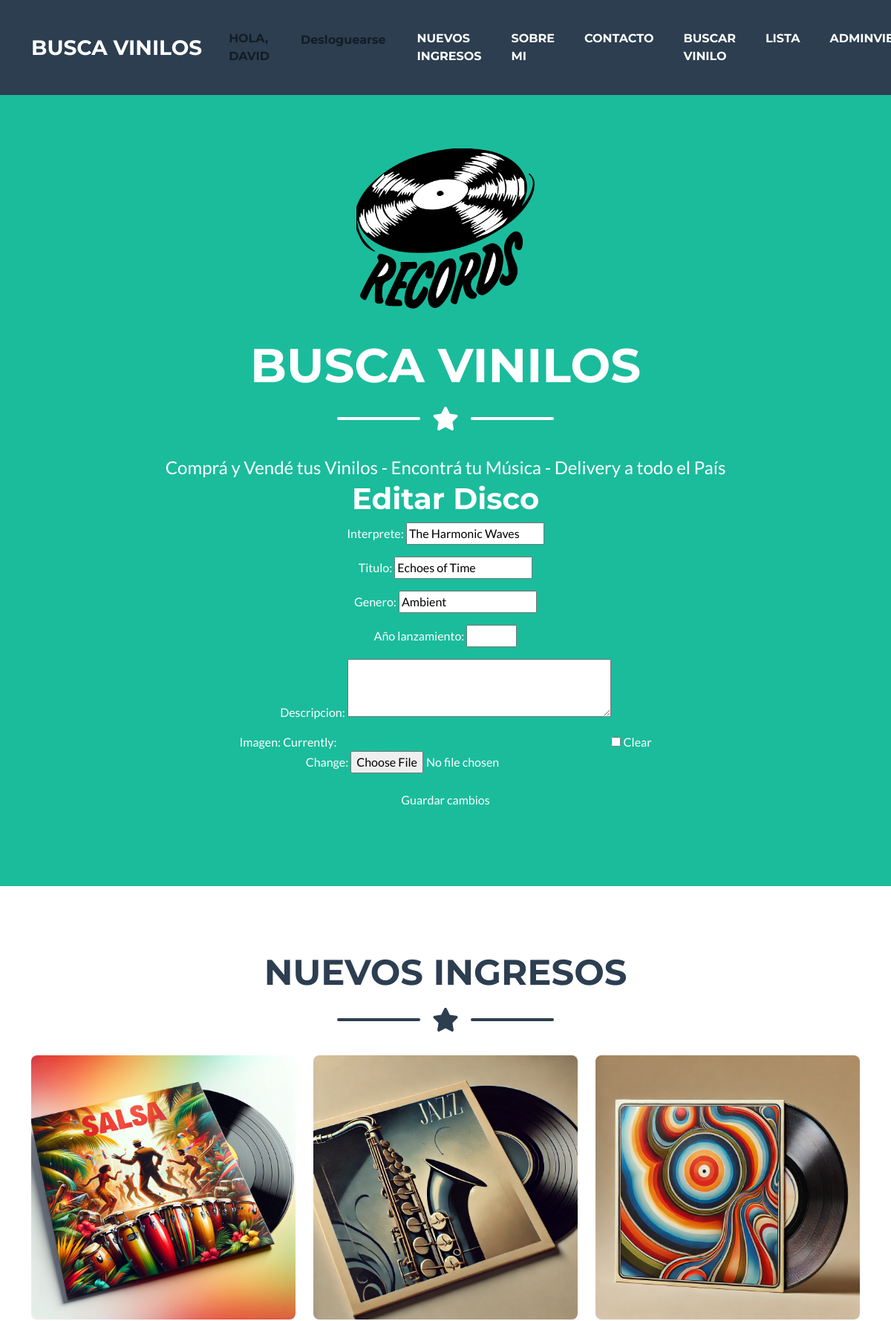
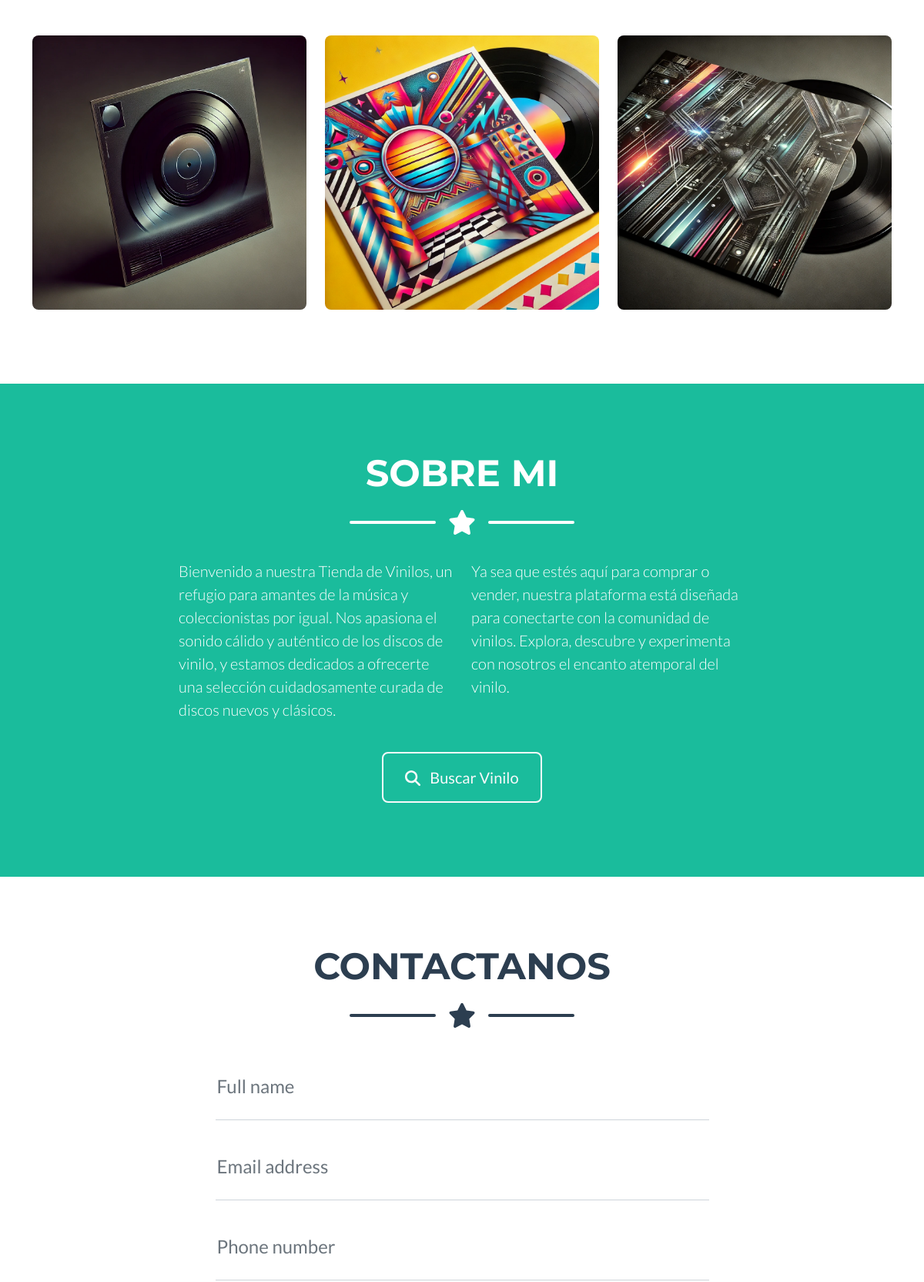
Page /editar_disco/1/ (signed in, upper part) on the committed database (2 pictures, top to bottom).
### ProyectoFinal/models.py (models this page shows)
class Disco(models.Model):
    interprete = models.CharField(max_length=100)
    titulo = models.CharField(max_length=100)
    genero = models.CharField(max_length=50)
    año_lanzamiento = models.IntegerField(blank=True, null=True)
    descripcion = models.TextField(blank=True, null=True)
    imagen = models.ImageField(upload_to='discos/', null=True, blank=True)

### ProyectoFinal/views.py (the view, shortened to what this page needs)
# urls.py: path('editar_disco/<int:pk>/', EditarDiscoView.as_view(), name='editar_disco'),
class EditarDiscoView(UserPassesTestMixin, UpdateView):
    model = Disco
    form_class = DiscoForm
    template_name = 'editar_disco.html'
    success_url = reverse_lazy('lista')
    def test_func(self):
        return self.request.user.is_superuser

### ProyectoFinal/forms.py
class DiscoForm(forms.ModelForm):
    class Meta:
        model = Disco
        fields = ['interprete', 'titulo', 'genero', 'año_lanzamiento', 'descripcion', 'imagen']
        widgets = {
            'año_lanzamiento': forms.NumberInput(attrs={'min': 1900, 'max': 2100}),
            'descripcion': forms.Textarea(attrs={'rows': 3}),
        }

### ProyectoFinal/templates/editar_disco.html (shortened to what this page needs)
{% extends "base.html" %}
{% load static %}
{% block content %}
<h1>Editar Disco</h1>
<form method="POST" enctype="multipart/form-data">
    {{ form.as_p }}
    <button type="submit" class="btn btn-primary">Guardar cambios</button>
</form>
{% endblock %}

### ProyectoFinal/templates/base.html (shortened to what this page needs)
{% load static %}
<!DOCTYPE html>
<html lang="en">
    <head>
        <link href="{% static 'ProyectoFinal/css/styles.css' %}" rel="stylesheet" />
    </head>
    <body id="page-top">
        <nav class="navbar navbar-expand-lg bg-secondary text-uppercase fixed-top" id="mainNav">
            <div class="container">
                <a class="navbar-brand" href="#page-top">BUSCA VINILOS</a>
                <div class="collapse navbar-collapse" id="navbarResponsive">
                    <ul class="navbar-nav ms-auto">
                        {% if user.is_authenticated %}
                            <li class="nav-item mx-0 mx-lg-1">
                                <span class="nav-link py-3 px-0 px-lg-3 rounded">Hola, {{ user.username }}</span>
                            </li>
                            <li class="nav-item mx-0 mx-lg-1">
                                <form id="logout-form" method="POST" action="{% url 'logout' %}">
                                    <button type="submit" class="btn btn-link nav-link py-3 px-0 px-lg-3 rounded">Desloguearse</button>
                                </form>
                            </li>
                        {% endif %}
                        <li class="nav-item mx-0 mx-lg-1"><a class="nav-link py-3 px-0 px-lg-3 rounded" href="#portfolio">NUEVOS INGRESOS</a></li>
                        <li class="nav-item mx-0 mx-lg-1"><a class="nav-link py-3 px-0 px-lg-3 rounded" href="#about">sobre MI</a></li>
                        <li class="nav-item mx-0 mx-lg-1"><a class="nav-link py-3 px-0 px-lg-3 rounded" href="#contact">Contacto</a></li>
                        <li class="nav-item mx-0 mx-lg-1">
                            <a class="nav-link py-3 px-0 px-lg-3 rounded" href="{% url 'buscar' %}">BUSCAR VINILO</a>
                        </li>
                        <li class="nav-item mx-0 mx-lg-1"><a class="nav-link py-3 px-0 px-lg-3 rounded" href="{% url 'lista' %}">LISTA</a></li>
                        {% if user.is_authenticated and user.is_superuser %}
                        <li class="nav-item mx-0 mx-lg-1"><a class="nav-link py-3 px-0 px-lg-3 rounded" href="{% url 'admin_view' %}">AdminView</a></li>
                        {% endif %}
                    </ul>
                </div>
            </div>
        </nav>
        <header class="masthead bg-primary text-white text-center">
            <div class="container d-flex align-items-center flex-column">
                <img class="masthead-avatar mb-5" src="{% static 'ProyectoFinal/assets/img/avataaars.png' %}" alt="vynil" />
                <h1 class="masthead-heading text-uppercase mb-0">busca vinilos</h1>
                <div class="divider-custom divider-light">
                    <div class="divider-custom-line"></div>
                    <div class="divider-custom-icon"><i class="fas fa-star"></i></div>
                    <div class="divider-custom-line"></div>
                </div>
                <p class="masthead-subheading font-weight-light mb-0">Comprá y Vendé tus Vinilos - Encontrá tu Música - Delivery a todo el País</p>
            </div>
            {% block content %}
            {% endblock content %}
        </header>
        <section class="page-section portfolio" id="portfolio">
            <div class="container">
                <h2 class="page-section-heading text-center text-uppercase text-secondary mb-0">NUEVOS INGRESOS</h2>
                <div class="divider-custom">
                    <div class="divider-custom-line"></div>
                    <div class="divider-custom-icon"><i class="fas fa-star"></i></div>
                    <div class="divider-custom-line"></div>
                </div>
                <div class="row justify-content-center">
                    <div class="col-md-6 col-lg-4 mb-5">
                        <div class="portfolio-item mx-auto" data-bs-toggle="modal" data-bs-target="#portfolioModal1">
                            <img class="img-fluid" src="{% static 'ProyectoFinal/assets/img/portfolio/cabin.png' %}" alt="cabin" />
                        </div>
                    </div>
                    <div class="col-md-6 col-lg-4 mb-5">
                        <div class="portfolio-item mx-auto" data-bs-toggle="modal" data-bs-target="#portfolioModal2">
                            <img class="img-fluid" src="{% static 'ProyectoFinal/assets/img/portfolio/cake.png' %}" alt="cake" />
                        </div>
                    </div>
                    <div class="col-md-6 col-lg-4 mb-5">
                        <div class="portfolio-item mx-auto" data-bs-toggle="modal" data-bs-target="#portfolioModal3">
                            <img class="img-fluid" src="{% static 'ProyectoFinal/assets/img/portfolio/circus.png' %}" alt="circus" />
                        </div>
                    </div>
                    <div class="col-md-6 col-lg-4 mb-5 mb-lg-0">
                        <div class="portfolio-item mx-auto" data-bs-toggle="modal" data-bs-target="#portfolioModal4">
                            <img class="img-fluid" src="{% static 'ProyectoFinal/assets/img/portfolio/game.png' %}" alt="game" />
                        </div>
                    </div>
                    <div class="col-md-6 col-lg-4 mb-5 mb-md-0">
                        <div class="portfolio-item mx-auto" data-bs-toggle="modal" data-bs-target="#portfolioModal5">
                            <img class="img-fluid" src="{% static 'ProyectoFinal/assets/img/portfolio/safe.png' %}" alt="safe" />
                        </div>
                    </div>
                    <div class="col-md-6 col-lg-4">
                        <div class="portfolio-item mx-auto" data-bs-toggle="modal" data-bs-target="#portfolioModal6">
                            <img class="img-fluid" src="{% static 'ProyectoFinal/assets/img/portfolio/submarine.png' %}" alt="submarine" />
                        </div>
                    </div>
                </div>
            </div>
        </section>
        <section class="page-section bg-primary text-white mb-0" id="about">
            <div class="container">
                <h2 class="page-section-heading text-center text-uppercase text-white">Sobre MI</h2>
                <div class="divider-custom divider-light">
                    <div class="divider-custom-line"></div>
                    <div class="divider-custom-icon"><i class="fas fa-star"></i></div>
                    <div class="divider-custom-line"></div>
                </div>
                <div class="row">
                    <div class="col-lg-4 ms-auto"><p class="lead">Bienvenido a nuestra Tienda de Vinilos, un refugio para amantes de la música y coleccionistas por igual. Nos apasiona el sonido cálido y auténtico de los discos de vinilo, y estamos dedicados a ofrecerte una selección cuidadosamente curada de discos nuevos y clásicos.</p></div>
                    <div class="col-lg-4 me-auto"><p class="lead">Ya sea que estés aquí para comprar o vender, nuestra plataforma está diseñada para conectarte con la comunidad de vinilos. Explora, descubre y experimenta con nosotros el encanto atemporal del vinilo.</p></div>
                </div>
                <div class="text-center mt-4">
                    <a class="btn btn-xl btn-outline-light" href="{% url 'buscar' %}">
                        <i class="fas fa-search me-2"></i>
                        Buscar Vinilo
                    </a>
                </div>
            </div>
        </section>
        <section class="page-section" id="contact">
            <div class="container">
                <h2 class="page-section-heading text-center text-uppercase text-secondary mb-0">Contactanos</h2>
                <div class="divider-custom">
                    <div class="divider-custom-line"></div>
                    <div class="divider-custom-icon"><i class="fas fa-star"></i></div>
                    <div class="divider-custom-line"></div>
                </div>
                <div class="row justify-content-center">
                    <div class="col-lg-8 col-xl-7">
                        <form id="contactForm" method="POST" action="{% url 'contact_submit' %}">
                            <div class="form-floating mb-3">
                                <input class="form-control" id="name" name="name" type="text" placeholder="Enter your name..." required />
                                <label for="name">Full name</label>
                            </div>
                            <div class="form-floating mb-3">
                                <input class="form-control" id="email" name="email" type="email" placeholder="name@example.com" required />
                                <label for="email">Email address</label>
                            </div>
                            <div class="form-floating mb-3">
                                <input class="form-control" id="phone" name="phone" type="tel" placeholder="(123) 456-7890" required />
                                <label for="phone">Phone number</label>
                            </div>
                        </form>
                    </div>
                </div>
            </div>
        </section>
    </body>
</html>

### rows in the picture
Disco: interprete "The Harmonic Waves", titulo "Echoes of Time", genero "Ambient"

### other values in the picture
{{ user.username }} "DAVID"
